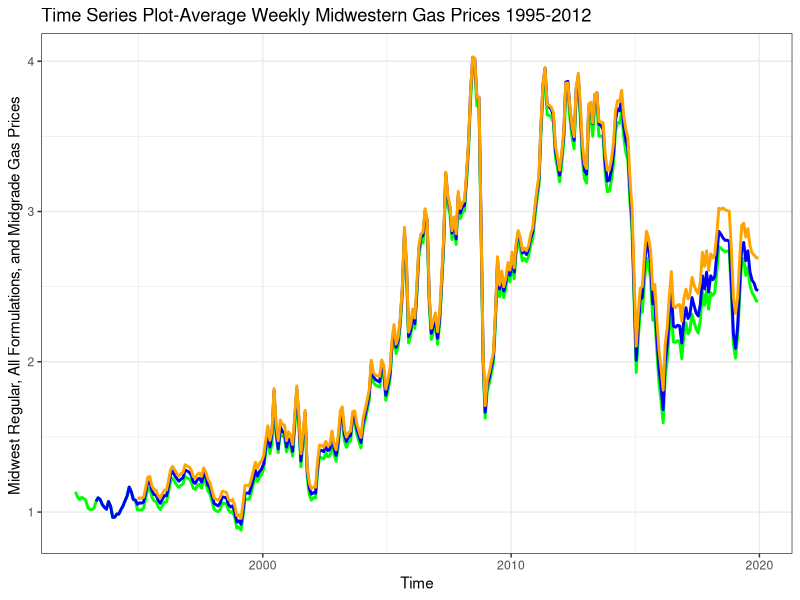

Recreate this plot in R.
## ---- chunk 1
knitr::opts_chunk$set(echo = TRUE)
library(readxl)
library(tidyverse)
library(forecast)
library(stringr)
library(lubridate) 
## ---- chunk 2
lab_data <- read_excel("PET_PRI_GND_DCUS_R20_M.xlsx", sheet = "Data 1", skip = 2)
lab_data
dim(lab_data)
## ---- chunk 3
lab_data_wrangled <- lab_data %>%
  select(Date, `Midwest Regular Conventional Retail Gasoline Prices (Dollars per Gallon)`) %>%
  drop_na()

lab_data_all <- lab_data %>%
  select(Date, `Midwest All Grades All Formulations Retail Gasoline Prices (Dollars per Gallon)`) %>%
  drop_na()

lab_data_midgrade <- lab_data %>%
  select(Date, `Midwest Midgrade Conventional Retail Gasoline Prices (Dollars per Gallon)`) %>%
  drop_na()
## ---- chunk 4
ggplot() +
  geom_line(aes(x=Date, y=`Midwest Regular Conventional Retail Gasoline Prices (Dollars per Gallon)`), size = 1, color = "green", data=lab_data_wrangled) +
  geom_line(aes(x=Date, y=`Midwest All Grades All Formulations Retail Gasoline Prices (Dollars per Gallon)`), size = 1, color = "blue", data=lab_data_all) +
  geom_line(aes(x=Date, y=`Midwest Midgrade Conventional Retail Gasoline Prices (Dollars per Gallon)`), size = 1, color = "orange", data=lab_data_midgrade) + 
  labs(x="Time", y = "Midwest Regular, All Formulations, and Midgrade Gas Prices ", title = "Time Series Plot-Average Weekly Midwestern Gas Prices 1995-2012", color = "Legend") +
  theme_bw() 
